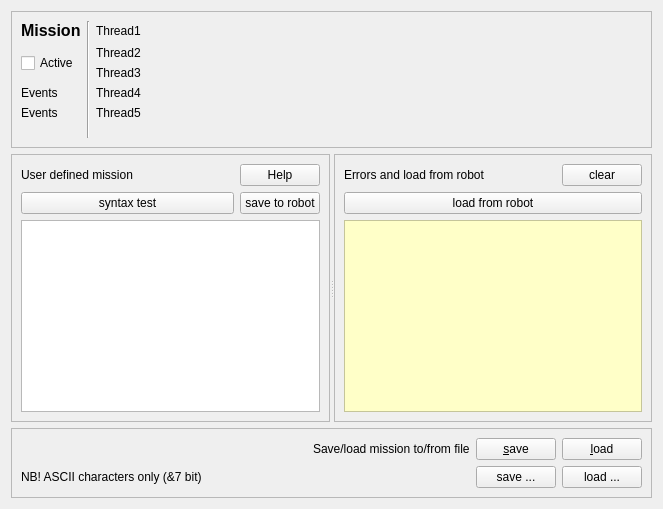
       <widget class="QWidget" name="tab_mission">
        <attribute name="title">
         <string>Mission</string>
        </attribute>
        <layout class="QVBoxLayout" name="verticalLayout_6">
         <item>
          <widget class="QFrame" name="frame_8">
           <property name="sizePolicy">
            <sizepolicy hsizetype="Preferred" vsizetype="Minimum">
             <horstretch>0</horstretch>
             <verstretch>0</verstretch>
            </sizepolicy>
           </property>
           <property name="frameShape">
            <enum>QFrame::StyledPanel</enum>
           </property>
           <property name="frameShadow">
            <enum>QFrame::Raised</enum>
           </property>
           <layout class="QGridLayout" name="gridLayout_2">
            <item row="0" column="0">
             <widget class="QLabel" name="label_mission_state">
              <property name="font">
               <font>
                <pointsize>12</pointsize>
                <weight>75</weight>
                <bold>true</bold>
               </font>
              </property>
              <property name="text">
               <string>Mission</string>
              </property>
             </widget>
            </item>
            <item row="4" column="2">
             <widget class="QLabel" name="label_mission_thread5">
              <property name="sizePolicy">
               <sizepolicy hsizetype="Expanding" vsizetype="Preferred">
                <horstretch>0</horstretch>
                <verstretch>0</verstretch>
               </sizepolicy>
              </property>
              <property name="text">
               <string>Thread5</string>
              </property>
             </widget>
            </item>
            <item row="0" column="1" rowspan="8">
             <widget class="Line" name="line">
              <property name="orientation">
               <enum>Qt::Vertical</enum>
              </property>
             </widget>
            </item>
            <item row="3" column="0">
             <widget class="QLabel" name="label_mission">
              <property name="text">
               <string>Events</string>
              </property>
             </widget>
            </item>
            <item row="0" column="2">
             <widget class="QLabel" name="label_mission_thread1">
              <property name="sizePolicy">
               <sizepolicy hsizetype="Expanding" vsizetype="Preferred">
                <horstretch>0</horstretch>
                <verstretch>0</verstretch>
               </sizepolicy>
              </property>
              <property name="text">
               <string>Thread1</string>
              </property>
             </widget>
            </item>
            <item row="1" column="0" rowspan="2">
             <widget class="QCheckBox" name="checkBox_missionactive">
              <property name="text">
               <string>Active</string>
              </property>
             </widget>
            </item>
            <item row="1" column="2">
             <widget class="QLabel" name="label_mission_thread2">
              <property name="sizePolicy">
               <sizepolicy hsizetype="Expanding" vsizetype="Preferred">
                <horstretch>0</horstretch>
                <verstretch>0</verstretch>
               </sizepolicy>
              </property>
              <property name="text">
               <string>Thread2</string>
              </property>
             </widget>
            </item>
            <item row="2" column="2">
             <widget class="QLabel" name="label_mission_thread3">
              <property name="sizePolicy">
               <sizepolicy hsizetype="Expanding" vsizetype="Preferred">
                <horstretch>0</horstretch>
                <verstretch>0</verstretch>
               </sizepolicy>
              </property>
              <property name="text">
               <string>Thread3</string>
              </property>
             </widget>
            </item>
            <item row="3" column="2">
             <widget class="QLabel" name="label_mission_thread4">
              <property name="sizePolicy">
               <sizepolicy hsizetype="Expanding" vsizetype="Preferred">
                <horstretch>0</horstretch>
                <verstretch>0</verstretch>
               </sizepolicy>
              </property>
              <property name="text">
               <string>Thread4</string>
              </property>
             </widget>
            </item>
            <item row="4" column="0">
             <widget class="QLabel" name="label_mission_events">
              <property name="text">
               <string>Events</string>
              </property>
             </widget>
            </item>
           </layout>
          </widget>
         </item>
         <item>
          <widget class="QSplitter" name="splitter_3">
           <property name="sizePolicy">
            <sizepolicy hsizetype="Expanding" vsizetype="Expanding">
             <horstretch>0</horstretch>
             <verstretch>0</verstretch>
            </sizepolicy>
           </property>
           <property name="orientation">
            <enum>Qt::Horizontal</enum>
           </property>
           <widget class="QFrame" name="frame_12">
            <property name="sizePolicy">
             <sizepolicy hsizetype="Preferred" vsizetype="Expanding">
              <horstretch>0</horstretch>
              <verstretch>0</verstretch>
             </sizepolicy>
            </property>
            <property name="frameShape">
             <enum>QFrame::StyledPanel</enum>
            </property>
            <property name="frameShadow">
             <enum>QFrame::Sunken</enum>
            </property>
            <property name="lineWidth">
             <number>0</number>
            </property>
            <layout class="QGridLayout" name="gridLayout_11">
             <item row="0" column="0">
              <widget class="QLabel" name="label_mimax">
               <property name="sizePolicy">
                <sizepolicy hsizetype="Expanding" vsizetype="Preferred">
                 <horstretch>0</horstretch>
                 <verstretch>0</verstretch>
                </sizepolicy>
               </property>
               <property name="text">
                <string>User defined mission</string>
               </property>
              </widget>
             </item>
             <item row="0" column="1">
              <widget class="QPushButton" name="mission_help">
               <property name="text">
                <string>Help</string>
               </property>
              </widget>
             </item>
             <item row="1" column="0">
              <widget class="QPushButton" name="mission_syntax_check">
               <property name="toolTip">
                <string>&lt;html&gt;&lt;head/&gt;&lt;body&gt;&lt;p&gt;Limited syntax check - found errors are shown to the right (one error at a time)&lt;/p&gt;&lt;/body&gt;&lt;/html&gt;</string>
               </property>
               <property name="text">
                <string>syntax test</string>
               </property>
              </widget>
             </item>
             <item row="1" column="1">
              <widget class="QPushButton" name="mission_robot_save">
               <property name="toolTip">
                <string>&lt;html&gt;&lt;head/&gt;&lt;body&gt;&lt;p&gt;Save &amp;quot;user defined mission&amp;quot; to robot RAM &lt;/p&gt;&lt;p&gt;- use also &amp;quot;save to robot flash&amp;quot; if mission is to be available after power cycle.&lt;/p&gt;&lt;/body&gt;&lt;/html&gt;</string>
               </property>
               <property name="text">
                <string>save to robot</string>
               </property>
              </widget>
             </item>
             <item row="2" column="0" colspan="2">
              <widget class="QPlainTextEdit" name="mission_edit">
               <property name="sizePolicy">
                <sizepolicy hsizetype="Expanding" vsizetype="Expanding">
                 <horstretch>0</horstretch>
                 <verstretch>0</verstretch>
                </sizepolicy>
               </property>
               <property name="baseSize">
                <size>
                 <width>0</width>
                 <height>2</height>
                </size>
               </property>
               <property name="toolTip">
                <string notr="true">Edit area for user mission</string>
               </property>
              </widget>
             </item>
            </layout>
           </widget>
           <widget class="QFrame" name="frame_44">
            <property name="sizePolicy">
             <sizepolicy hsizetype="Preferred" vsizetype="Expanding">
              <horstretch>0</horstretch>
              <verstretch>0</verstretch>
             </sizepolicy>
            </property>
            <property name="frameShape">
             <enum>QFrame::StyledPanel</enum>
            </property>
            <property name="frameShadow">
             <enum>QFrame::Sunken</enum>
            </property>
            <property name="lineWidth">
             <number>0</number>
            </property>
            <layout class="QGridLayout" name="gridLayout_18">
             <item row="2" column="0" colspan="2">
              <widget class="QPlainTextEdit" name="mission_edit_error">
               <property name="enabled">
                <bool>true</bool>
               </property>
               <property name="sizePolicy">
                <sizepolicy hsizetype="Expanding" vsizetype="Expanding">
                 <horstretch>0</horstretch>
                 <verstretch>0</verstretch>
                </sizepolicy>
               </property>
               <property name="baseSize">
                <size>
                 <width>0</width>
                 <height>2</height>
                </size>
               </property>
               <property name="toolTip">
                <string notr="true">&lt;html&gt;&lt;head/&gt;&lt;body&gt;&lt;p&gt;Mission messages (error and load from robot)&lt;/p&gt;&lt;/body&gt;&lt;/html&gt;</string>
               </property>
               <property name="styleSheet">
                <string notr="true">background-color: rgb(255, 255, 200);</string>
               </property>
               <property name="readOnly">
                <bool>false</bool>
               </property>
               <property name="backgroundVisible">
                <bool>false</bool>
               </property>
              </widget>
             </item>
             <item row="0" column="1">
              <widget class="QPushButton" name="button_mission_clear_rx">
               <property name="text">
                <string>clear</string>
               </property>
              </widget>
             </item>
             <item row="1" column="0" colspan="2">
              <widget class="QPushButton" name="mission_robot_load">
               <property name="sizePolicy">
                <sizepolicy hsizetype="Minimum" vsizetype="Fixed">
                 <horstretch>0</horstretch>
                 <verstretch>0</verstretch>
                </sizepolicy>
               </property>
               <property name="text">
                <string>load from robot</string>
               </property>
              </widget>
             </item>
             <item row="0" column="0">
              <widget class="QLabel" name="label_63">
               <property name="sizePolicy">
                <sizepolicy hsizetype="Expanding" vsizetype="Preferred">
                 <horstretch>0</horstretch>
                 <verstretch>0</verstretch>
                </sizepolicy>
               </property>
               <property name="text">
                <string>Errors and load from robot</string>
               </property>
              </widget>
             </item>
            </layout>
           </widget>
          </widget>
         </item>
         <item>
          <widget class="QFrame" name="frame_45">
           <property name="sizePolicy">
            <sizepolicy hsizetype="Preferred" vsizetype="Minimum">
             <horstretch>0</horstretch>
             <verstretch>0</verstretch>
            </sizepolicy>
           </property>
           <property name="frameShape">
            <enum>QFrame::StyledPanel</enum>
           </property>
           <property name="frameShadow">
            <enum>QFrame::Raised</enum>
           </property>
           <layout class="QGridLayout" name="gridLayout_29">
            <item row="1" column="4">
             <widget class="QPushButton" name="mission_load_from">
              <property name="toolTip">
               <string>&lt;html&gt;&lt;head/&gt;&lt;body&gt;&lt;p&gt;Load mission from selected file&lt;/p&gt;&lt;/body&gt;&lt;/html&gt;</string>
              </property>
              <property name="text">
               <string>load ...</string>
              </property>
             </widget>
            </item>
            <item row="1" column="3">
             <widget class="QPushButton" name="mission_save_as">
              <property name="toolTip">
               <string>&lt;html&gt;&lt;head/&gt;&lt;body&gt;&lt;p&gt;Save &amp;quot;user defined mission&amp;quot; to a file&lt;/p&gt;&lt;/body&gt;&lt;/html&gt;</string>
              </property>
              <property name="text">
               <string>save ...</string>
              </property>
             </widget>
            </item>
            <item row="0" column="1">
             <spacer name="horizontalSpacer_10">
              <property name="orientation">
               <enum>Qt::Horizontal</enum>
              </property>
              <property name="sizeHint" stdset="0">
               <size>
                <width>286</width>
                <height>13</height>
               </size>
              </property>
             </spacer>
            </item>
            <item row="0" column="4">
             <widget class="QPushButton" name="mission_file_load">
              <property name="toolTip">
               <string>&lt;html&gt;&lt;head/&gt;&lt;body&gt;&lt;p&gt;Loads mission as &amp;quot;used defined mission&amp;quot; from regbot.mis&lt;/p&gt;&lt;/body&gt;&lt;/html&gt;</string>
              </property>
              <property name="text">
               <string>&amp;load</string>
              </property>
              <property name="shortcut">
               <string>Ctrl+L</string>
              </property>
             </widget>
            </item>
            <item row="0" column="3">
             <widget class="QPushButton" name="mission_file_save">
              <property name="toolTip">
               <string>&lt;html&gt;&lt;head/&gt;&lt;body&gt;&lt;p&gt;Saves mission in &amp;quot;used defined mission&amp;quot; to regbot.mis&lt;/p&gt;&lt;/body&gt;&lt;/html&gt;</string>
              </property>
              <property name="text">
               <string>&amp;save</string>
              </property>
              <property name="shortcut">
               <string>Ctrl+S</string>
              </property>
             </widget>
            </item>
            <item row="0" column="2">
             <widget class="QLabel" name="label_61">
              <property name="text">
               <string>Save/load mission to/from file</string>
              </property>
              <property name="buddy">
               <cstring>log_filename</cstring>
              </property>
             </widget>
            </item>
            <item row="1" column="1">
             <widget class="QLabel" name="label_113">
              <property name="text">
               <string>NB! ASCII characters only (&amp;7 bit)</string>
              </property>
              <property name="buddy">
               <cstring>log_filename</cstring>
              </property>
             </widget>
            </item>
           </layout>
          </widget>
         </item>
        </layout>
       </widget>
